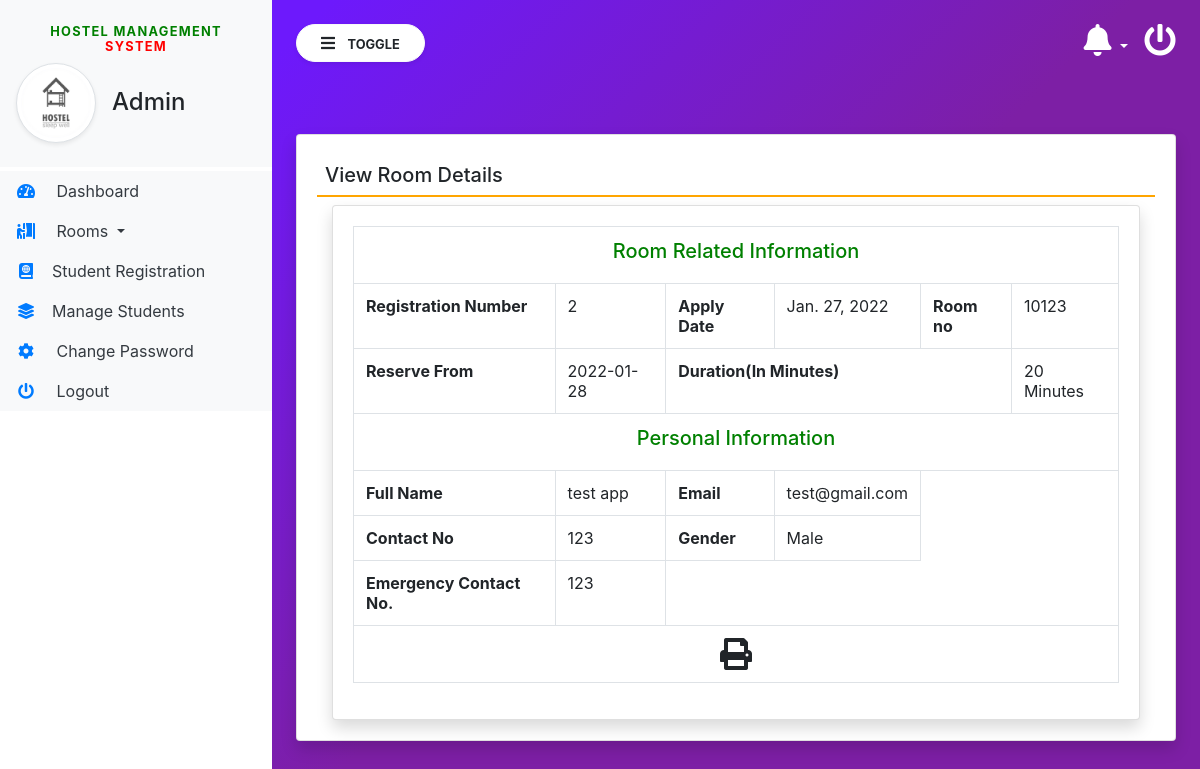
The page /view_RegistrationDtls/12 (signed in) on the database its author committed.
### hostel/models.py (models this page shows, shortened)
class Registration(models.Model):
    rooms = models.ForeignKey(Rooms, on_delete=models.CASCADE)
    regNo = models.CharField(max_length=50, null=True)
    stayfrom = models.CharField(max_length=50, null=True)
    duration = models.CharField(max_length=50, null=True)
    userreg = models.ForeignKey(Userregistration, on_delete=models.CASCADE)
    egycontactno = models.CharField(max_length=15, null=True)
    time_booked = models.DateTimeField(auto_now=True)
    postingDate = models.DateField(null=True, auto_now_add=True)
    updationDate = models.DateField(null=True, auto_now=True)

class Userregistration(models.Model):
    users = models.ForeignKey(User, on_delete=models.CASCADE)
    regNo = models.IntegerField(null=True)
    gender = models.CharField(max_length=50, null=True)
    contactNo = models.CharField(max_length=15, null=True)
    regDate = models.DateField(null=True)
    updationDate = models.DateTimeField(auto_now_add=True)

class Rooms(models.Model):
    ROOM_TYPES = (
        ('s', "Sports Room"),
        ('l', "Laundry Room"),
    )
    type = models.CharField(max_length=10, null=True, choices=ROOM_TYPES)
    room_no = models.CharField(max_length=100, null=True)
    posting_date = models.DateTimeField(auto_now_add=True)

### hostel/views.py (the view)
# urls.py: path('view_RegistrationDtls/<int:pid>', view_RegistrationDtls, name='view_RegistrationDtls'),
def view_RegistrationDtls(request, pid):
    if not request.user.is_authenticated:
        return redirect('admin_login')
    roomdata = Registration.objects.get(id=pid)
    return render(request, 'view_RegistrationDtls.html', locals())

### hostel/templates/view_RegistrationDtls.html (shortened to what this page needs)
{% extends 'admin_base.html' %}
{% block main  %}
<div class="card shadow mt-5">
    <div class="card-body">
        <h5 class="p-2" style="border-bottom: 2px solid orange;">View Room Details</h5>
        <div class="container-fluid">
           <div class="row" id="print">
               <div class="col-lg-12">
                   <div class="card shadow">
                        <div class="card-body">
                            <table class="table table-bordered " cellspacing="0" width="100%" border="1">
                                <tr>
                                   <td colspan="6" style="text-align:center; color:green"><h5>Room Related Information</h5></td>
                                </tr>
                                <tr>
                                    <th>Registration Number </th>
                                    <td>{{roomdata.userreg.regNo}}</td>
                                    <th>Apply Date </th>
                                    <td>{{roomdata.userreg.regDate}}</td>
                                    <th>Room no </th>
                                    <td>{{roomdata.rooms.room_no}}</td>
                                </tr>
                                <tr>
                                    <th>Reserve From</th>
                                    <td>{{roomdata.stayfrom}}</td>
                                    <th colspan='3'>Duration(In Minutes)</th>
                                    <td>{{roomdata.duration}} Minutes</td>
                                </tr>
                                <tr>
                                   <td colspan="6" style="text-align:center; color:green"><h5>Personal Information</h5></td>
                                </tr>
                                <tr>
                                    <th>Full Name </th>
                                    <td>{{roomdata.userreg.users.first_name}} {{roomdata.userreg.users.last_name}}</td>
                                    <th>Email </th>
                                    <td>{{roomdata.userreg.users.username}}</td>
                                </tr>
                                <tr>
                                    <th>Contact No </th>
                                    <td>{{roomdata.userreg.contactNo}}</td>
                                    <th>Gender </th>
                                    <td>{{roomdata.userreg.gender}}</td>
                                </tr>
                                <tr>
                                    <th>Emergency Contact No. </th>
                                    <td>{{roomdata.egycontactno}}</td>
                              <tr>
                                <td colspan="6" align="center"><span style="text-align: center" ><i class="fa fa-print fa-2x" aria-hidden="true" OnClick="CallPrint(this.value)" style="cursor:pointer" title="Print the Report"></i></span></td>
                              </tr>
                            </table>
                        </div>
                    </div>
                </div>
           </div>
    </div>
</div>
</div>
{% endblock %}

### hostel/static/css/sidebar.css (style rules this page uses)
body { background-image : linear-gradient(135.9deg,rgba(109,25,252,1) 16.4%,rgba(125,31,165,1) 56.1%); min-height:100vh; }

### rows shown on the page
Registration: userreg.regNo "2", userreg.regDate "Jan. 27, 2022", rooms.room_no "10123", stayfrom "2022-01-28", duration "20", userreg.users.first_name "test", userreg.users.last_name "app", userreg.users.username "test@gmail.com", userreg.contactNo "123", userreg.gender "Male", egycontactno "123"
